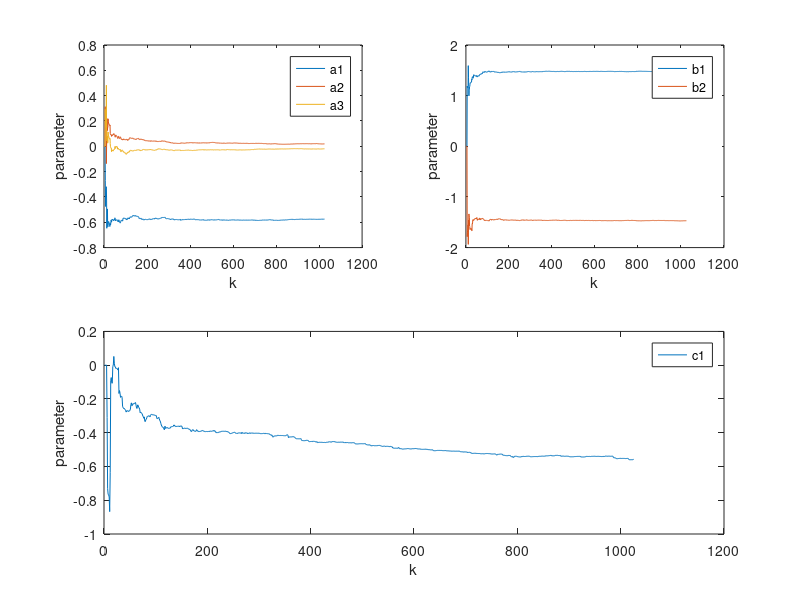
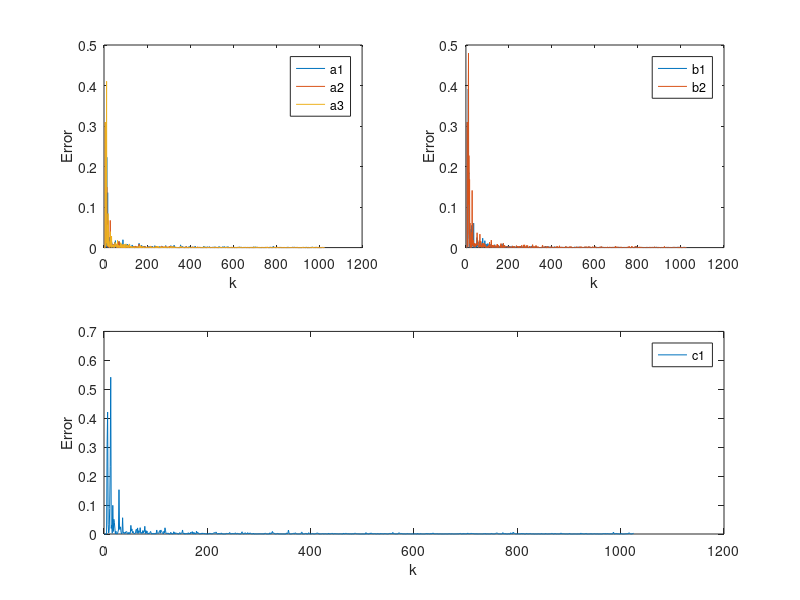

Source code (MATLAB) for these figures, in order: (Note: this script raises an error after producing the figures.)
%% EECE 574 Self-tuning
%% Author: Holguer A. Becerra
%% assignment 1.
%% Professor: Guy Dummont.
%% RML Configurable

clear
clc
load data2017.mat


na=3;% system order Ay(t)
nb=2;% system order By(t)
nc=1;% system order Ce(t)
nk=1; % delay

u=data(:,1); %System Input
y=data(:,2); %System Output

%lenght of the SISO
m=length(u);

%% init variables for calculations
theta=zeros(1,na+nb+nc)'; % create a zero vector for the coefficients a and b, 2 for a 2 for b
%% transfer function estimations to optimize
init_a=[-0.5784 0.002871 -0.01826];
init_b=[1.5 -1.475];
theta(1)=init_a(1);
theta(2)=init_a(2);
theta(3)=init_a(3);
theta(4)=init_b(1);
theta(5)=init_b(2);

alpha=1e4; %%init factor
residual=zeros(1,m);
P=alpha*eye(na+nb+nc); % Covariance Matrix
lambda=1; % Forgetting Factor
lambda_inv=1/lambda; % inverse Forgetting Factor
n_residuals_last=0.1;
n_residuals=0;
yhat=zeros(1,m);
uhat=zeros(1,m);
rhat=zeros(1,m);
d=[];
for init=1:m,
    yhat(init)=0.1;
    uhat(init)=0.1;
    rhat(init)=0.1;
    residual(init)=0.1;
end
%% for errors and parameters graphs
coeffs_historial=zeros(na+nb+nc,m);
coeffs_historial_error=zeros(na+nb+nc,m);
%% algorithm
for k=(na+nb+nc):m,%%sweeping out y
    %taking the new seeds for the coefficients estimation or observations,
    %2 samples behind
    %% collect u and y to form x
    xt=[];
    %n_residuals=[];
    for order=1:na,
        xt=[xt -y(k-order)];
    end
    for order=1:nb,
        xt=[xt u(k-order)];
    end

    for order=1:nc,
        xt=[xt residual(k-order)];
        %store the previous residuals in d
        d=[d residual(k-order)];
    end

    x=xt';%this would be x from x Transpose
    % calculate the residula 
    residual(k)=y(k)-xt*theta;

    %% compute yhat and uhat and residual hat
    % using d progress
    for order=1:nc,
     yhat(k)=y(k)-d(order)*yhat(k-order);
    end
    for order=1:nc,
     uhat(k)=u(k)-d(order)*uhat(k-order);
    end
    for order=1:nc,
     rhat(k)=residual(k)-d(order)*rhat(k-order);
    end
    xtf=[];
    %% generate xf 
    for order=1:na,
        xtf=[xtf -yhat(k-order)];
    end
    for order=1:nb,
        xtf=[xtf uhat(k-order)];
    end
    for order=1:nc,
        xtf=[xtf rhat(k-order)];
    end

    %% RML calculation
    xf=xtf';
    P=P-((P*xf*xtf*P)*inv(1+xtf*P*xf));
    K=P*xf*inv(1+xtf*P*xf);
    theta_prev=theta;
    theta=theta+K*(residual(k));

    %% save the progress of each coefficients to see the convergence, and
    %error.
    for order=1:na,
        coeffs_historial(order,k)=theta(order);
        coeffs_historial_error(order,k)=abs(coeffs_historial(order,k)-theta_prev(order));
    end
    for order=1:nb,
        coeffs_historial(order+na,k)=theta(order+na);
        coeffs_historial_error(order+na,k)=abs(coeffs_historial(order+na,k)-theta_prev(order+na));
    end

     for order=1:nc,
         coeffs_historial(order+nb+na,k)=theta(order+nb+na);
         coeffs_historial_error(order+nb+na,k)=abs(coeffs_historial(order+nb+na,k)-theta_prev(order+nb+na));
     end
end

%% Graph Parameters
texto=[];
figure;
subplot(2,2,1)
for order=1:(na),
    plot(coeffs_historial(order,:));
    texto= [texto;sprintf('a%d',order)];
    hold on;
end
legend(texto);
xlabel('k')
ylabel('parameter')
texto=[];
subplot(2,2,2)
for order=1:(nb),
    plot(coeffs_historial(order+na,:));
    texto= [texto;sprintf('b%d',order)];
    hold on;
end
legend(texto);
xlabel('k')
ylabel('parameter')
texto=[];
subplot(2,2,[3,4])
for order=1:(nc),
  plot(coeffs_historial(order+nb+na,:));
  texto= [texto;sprintf('c%d',order)];
  hold on;
end

legend(texto);
xlabel('k')
ylabel('parameter')


%% GRAPH Errors
texto=[];
figure;
subplot(2,2,1)
for order=1:(na),
    plot(coeffs_historial_error(order,:));
    texto= [texto;sprintf('a%d',order)];
    pointText=['min a' num2str(order) '=' num2str(coeffs_historial_error(order,m))];
    %text(m,coeffs_historial_error(order,m)+0.1*order,pointText,'HorizontalAlignment','right');
    hold on;
end
legend(texto);
xlabel('k')
ylabel('Error')
texto=[];
subplot(2,2,2)
for order=1:(nb),
    plot(coeffs_historial_error(order+na,:));
    texto= [texto;sprintf('b%d',order)];
    pointText=['min b' num2str(order) '=' num2str(coeffs_historial_error(order+na,m))];
    %text(m,coeffs_historial_error(order+na,m)+0.1*order,pointText,'HorizontalAlignment','right');
    hold on;
end
legend(texto);
xlabel('k')
ylabel('Error')
texto=[];
subplot(2,2,[3,4])
for order=1:(nc),
 plot(coeffs_historial_error(order+nb+na,:));
 texto= [texto;sprintf('c%d',order)];
 pointText=['min c' num2str(order) '=' num2str(coeffs_historial_error(order+na+nb,m))];
    %text(m,coeffs_historial_error(order+na+nb,m)+0.1*order,pointText,'HorizontalAlignment','right');
 hold on;
end
legend(texto);
xlabel('k')
ylabel('Error')

%% 
%figure;
%plot(error_v);
%taking out the coeficcients
a=[];
b=[];
c=[];
for order=1:na,
   a=[a theta(order,1)];
end
for order=1:nb,
   b=[b theta(na+order,1)];
end
for order=1:nc,
   c=[c theta(na+nb+order,1)];
end
u1=u;%copy of the input signal
numerator=b;
denomi=[1 a];
yestimate=dlsim(numerator,denomi,u1);%simulation of a discrete linear system to calculate Y estimated

%%
% corre_value= correlate_signals(y,yestimate);%%calculate the correlation between the 2 signals, the higher the value the
% %more correlated or similar the signals are.
% str=sprintf('similarity= %f%%', corre_value);
% %%plot the results.
% figure;
% plot(yestimate,'r');
% hold on;
% plot(y,'b');
% grid on;
% xlabel('samples number');
% ylabel('System Response');
% dim = [0.2 0.6 0.3 0.3];
% annotation('textbox',dim,'String',str,'FitBoxToText','on');
% legend('Identified Model','Orginal Model');

%% system comparison and verification
A=[1 a];
B=[b];
C = [1 c];
arx1red=idpoly(A,B,C,1); 
zi=iddata(y(100+20+nk:501+nk),u(20+100:501),2); 
zi2=iddata(y(500+20+nk:1024+nk),u(20+500:1024),2); 
compare(zi,arx1red);
compare(zi2,arx1red);
